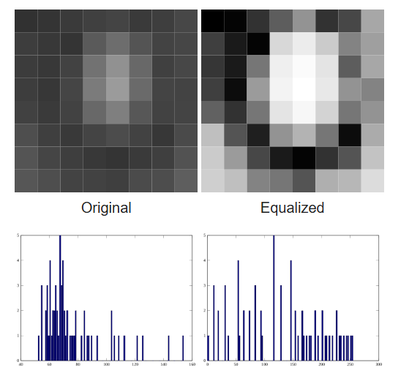
%> input picture image2.png, 420 x 373 px, shrunk from 574 x 510 before the run
$ octave histogram.m   (GNU Octave 9; MATLAB toolbox functions it lacks are replaced by stand-ins)
%> lines starting %> are read from the running program, lines starting %| are printed output that depends on the picture
clc;
clear all;
close all;

I=imread("image2.png");
%> I is the input picture: size 373x420x3 uint8; mean R, G, B 181.5, 181.5, 184.3
if size(I,3) == 3
    I = rgb2gray(I);
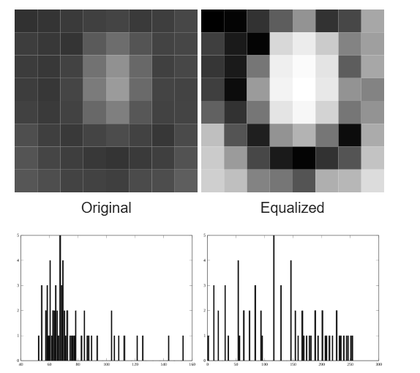
%> I: size 373x420 uint8; min 0, max 255, mean 181.8
end
%to convert the image to grayscale if it is RGB

%%The below code provides the direct keywords to find the desired output
% [17 lines of commented-out code are left out]

%%the below code gives the mathematical approach for the desired outcome
[M,N]=size(I); %Calculating the size of the image
%> M = 373; N = 420
numPixels=M*N; %multiplying the rows and columns for total number of pixels
%> numPixels = 156660
hist=zeros(256,1); %creating a row matrix for the pixel intensity for 0 to 256
for i=1:M
    for j=1:N
        intensity=I(i,j);
        hist(intensity+1)=hist(intensity+1)+1;
    end
end
%> after the loop, hist = 256 values, max 74982 at index 255, min 0 at index 256, mean 612
%Loop to calculate each and every pixel and add the number of pixels at a
%certain intensity in the row matrix with that value.

pdf=hist/numPixels; %normalising or calculating the average of the intensity of pixels
%> pdf = 256 values, max 0.479 at index 255, min 0 at index 256, mean 0.00391

cdf = zeros(256,1);
cdf(1) = pdf(1);

for k = 2:256
    cdf(k) = cdf(k-1) + pdf(k);
end
%> after the loop, cdf = 256 values from 0.00349 to 1
%calclating the cumulative frequency distribution of the given image

L = 256;
mapping = round((L - 1) * cdf);
%> mapping = 256 values from 1 to 255
%mapping the new intensity values with respect to the old frequency values

I_eq = zeros(M,N,'uint8'); %typecasting to the correct format

for i = 1:M
    for j = 1:N
        oldVal = I(i,j);
        I_eq(i,j) = mapping(oldVal + 1);
    end
end
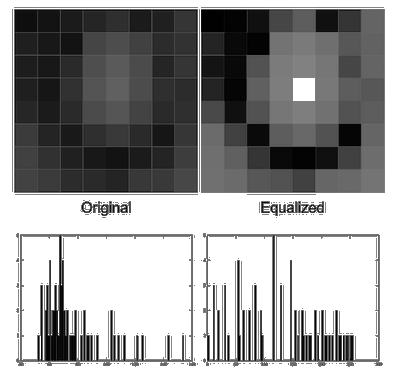
%> I_eq: size 373x420 uint8; min 1, max 255, mean 157.1
%putting the new equalised values in the image format

figure;

subplot(2,2,1);
imshow(I);
title('Original Image');

subplot(2,2,2);
imhist(I);
title('Original Histogram');

subplot(2,2,3);
imshow(I_eq);
title('Histogram Equalized Image');

subplot(2,2,4);
imhist(I_eq);
title('Equalized Histogram');
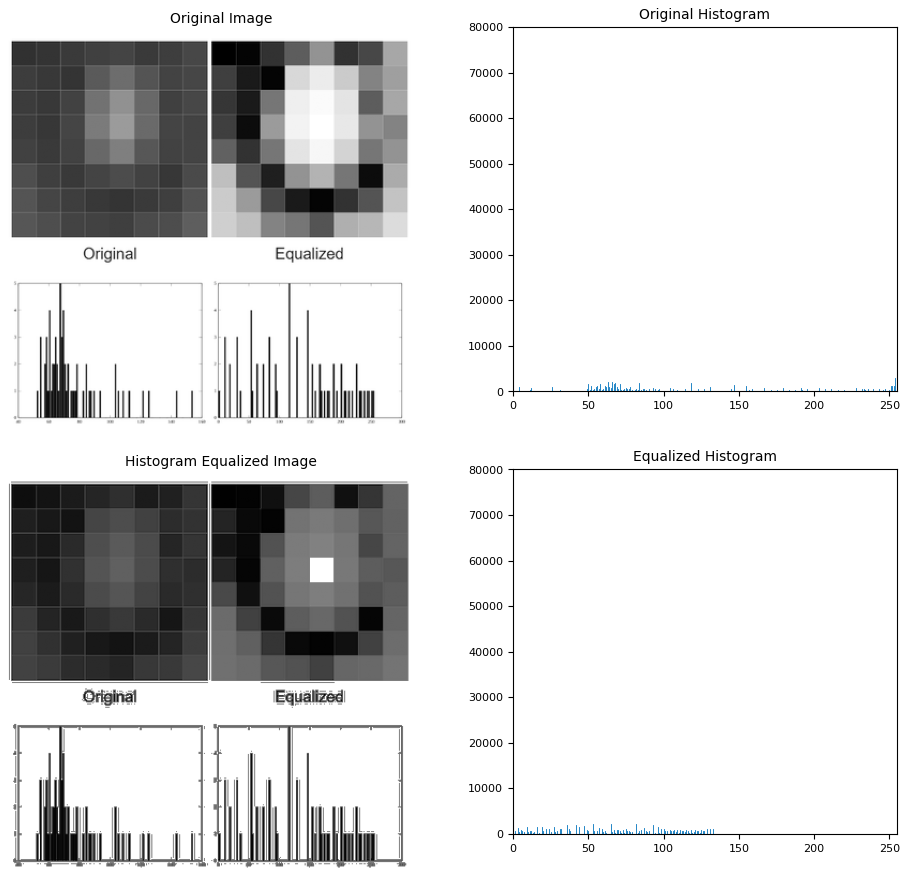
%> figure redrawn from the program's plot data, 4 panels

$ run again, with tom.jpg saved as image2.png
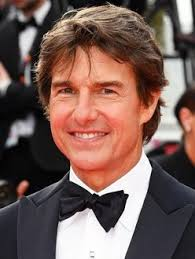
%> input picture tom.jpg, 195 x 259 px
%> I is the input picture: size 259x195x3 uint8; mean R, G, B 118.4, 93, 86.3
%> I: size 259x195 uint8
%> after the loop `for i=1:M`: hist = 256 values, max 689 at index 21, min 0 at index 256, mean 197.3
%> pdf = 256 values, max 0.0136 at index 21, min 0 at index 256, mean 0.00391
%> after the loop `for k = 2:256`: cdf = 256 values from 0.00141 to 1
%> mapping = 256 values from 0 to 255
%> after the loop `for i = 1:M`:
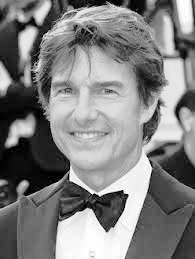
%> I_eq: size 259x195 uint8; min 0, max 255, mean 128.2
%> `title('Equalized Histogram');`:
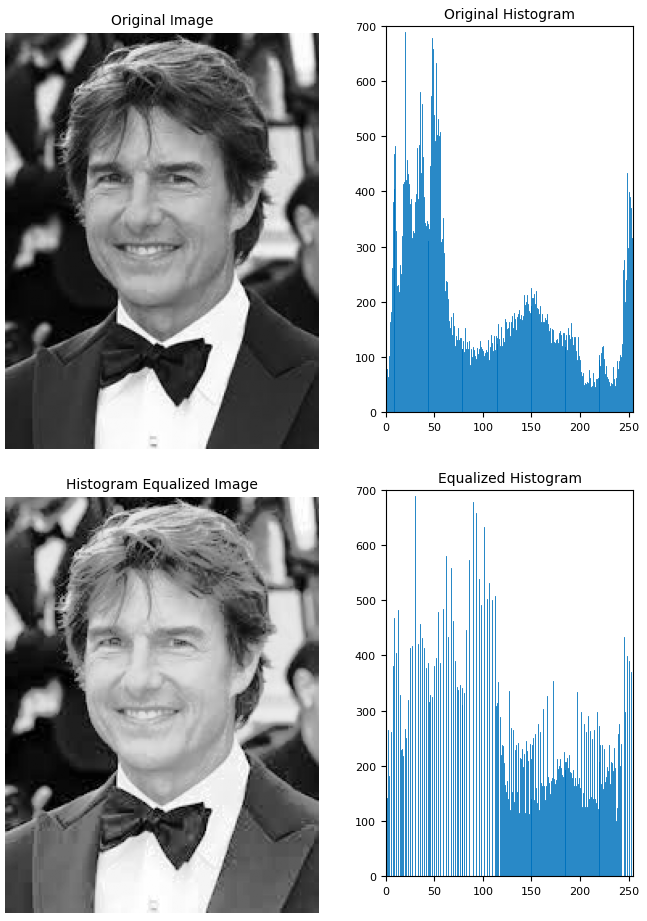
%> figure redrawn from the program's plot data, 4 panels
